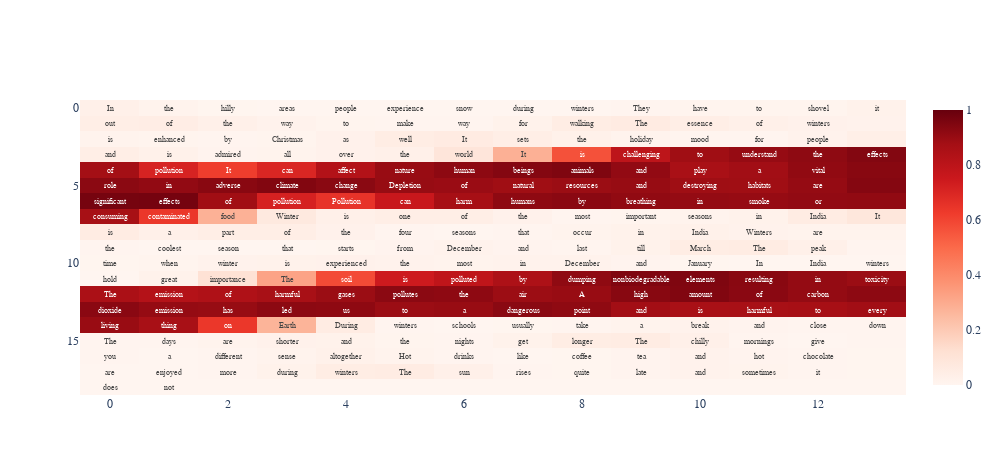

Notebook code for this chart:
### Code cell
# Show the plot
fig.show()

### Figure 1 — Plotly figure (JSON) as saved in the notebook; plotly's stock layout.template omitted (floating-point values rounded to 4 significant figures; data arrays with more than 128 entries replaced by an {"elided": "..."} marker saying what was removed)
{"data": [{"colorscale": [[0, "rgb(255,245,240)"], [0.125, "rgb(254,224,210)"], [0.25, "rgb(252,187,161)"], [0.375, "rgb(252,146,114)"], [0.5, "rgb(251,106,74)"], [0.625, "rgb(239,59,44)"], [0.75, "rgb(203,24,29)"], [0.875, "rgb(165,15,21)"], [1, "rgb(103,0,13)"]], "customdata": {"elided": "19 rows, 256 str values in total"}, "dx": 1, "hovertemplate": "%{customdata} <br><b>Score:%{z:.3f}<extra></extra>", "text": {"elided": "19 rows, 256 str values in total"}, "textfont": {"size": 8}, "texttemplate": "%{text}", "type": "heatmap", "x0": 0, "z": {"elided": "19x14 float values"}, "zmax": 1, "zmin": 0}], "layout": {"font": {"family": "sans-serif"}, "height": 475, "width": 1000, "yaxis": {"autorange": "reversed"}}}
